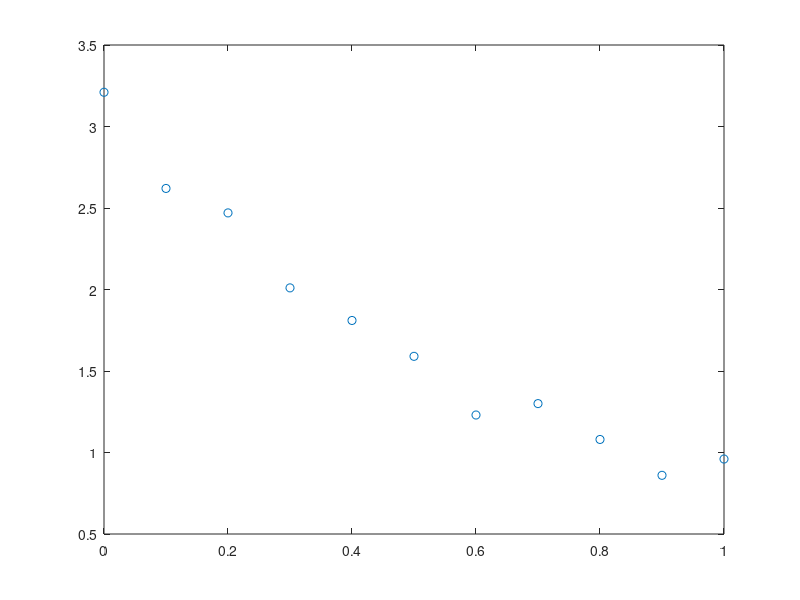

The MATLAB script that drew this image: (Note: this script raises an error after producing the figure.)
x=[0; 
   0.1;
   0.2;
   0.3;
   0.4;
   0.5;
   0.6;
   0.7;
   0.8;
   0.9;
   1]

y=[3.21; 
   2.62;
   2.47;
   2.01;
   1.81;
   1.59;
   1.23;
   1.30;
   1.08;
   0.86;
   0.96]

plot (x,y,'o')

f1=@(x) x.^1 %. serve para fazer cada ponto do vetor elevado na 1
f2=@(x) x.^0

z=(1.0).*log(y)

F=@(x) [f1(x) f2(x)] %f no formato de linha

k=ufrgs_ajuste(x,z,F)

a=exp(k(2))
b=k(1)

y=@(x) (1.0).*a*exp(b*x)

hold on
fplot (y,[0 1])

%Como alguns pontos ficaram de fora do grafico, 
%temos como resposta valores aproximados